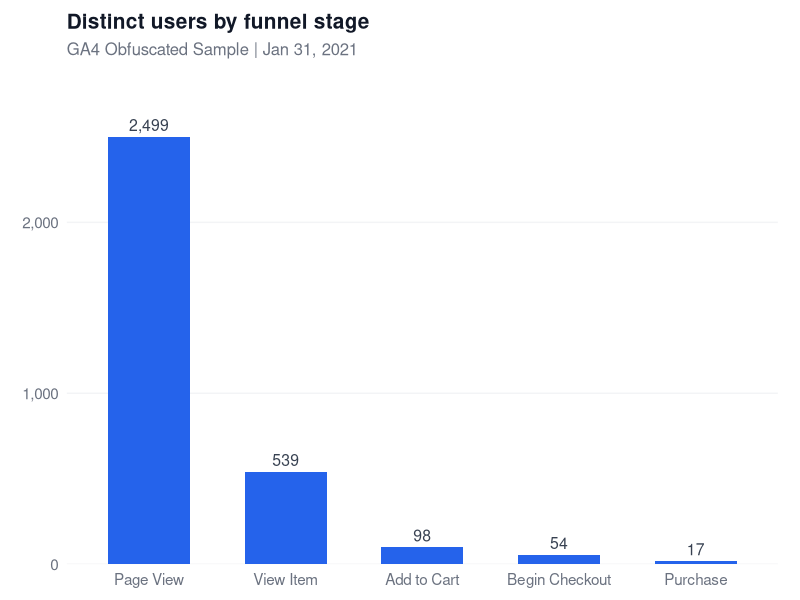
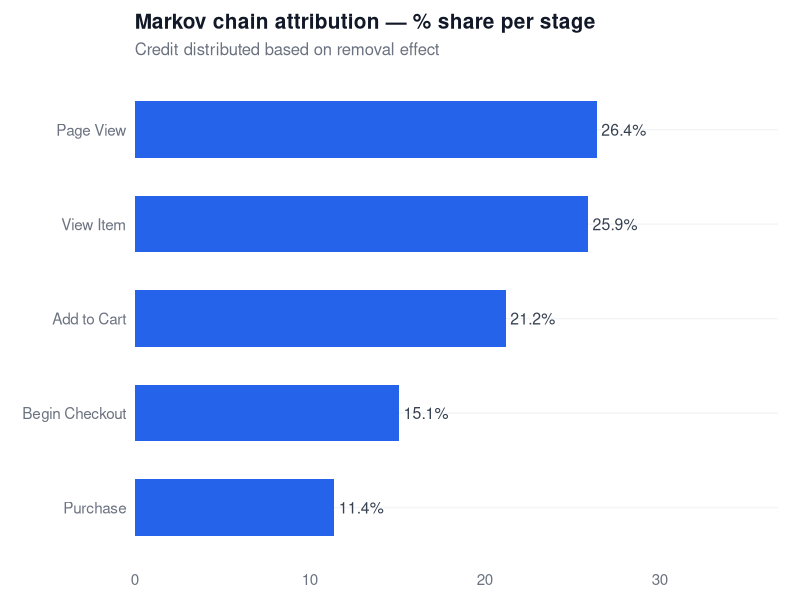
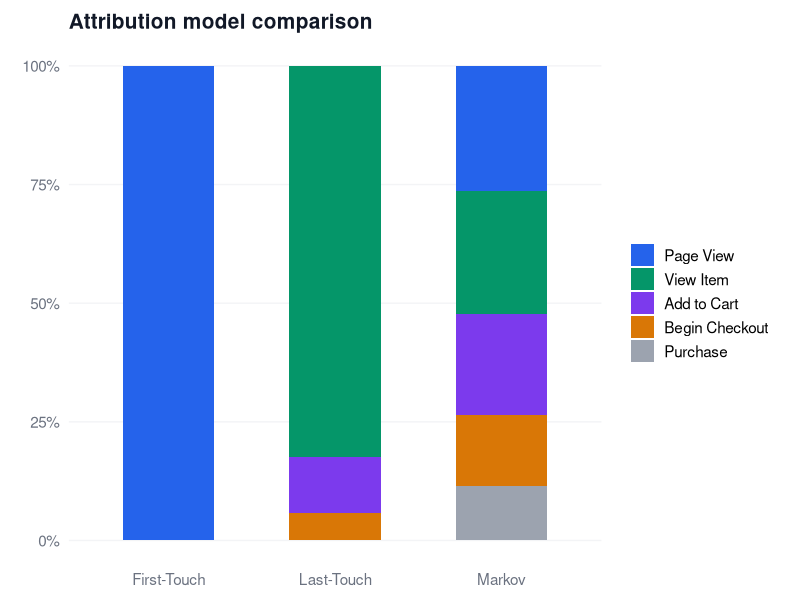

These charts were generated, in order, by the following R code:
## ---- chunk 1
library(dplyr)
library(ggplot2)
library(scales)
library(knitr)
library(kableExtra)

funnel_order <- c("page_view", "view_item", "add_to_cart",
                  "begin_checkout", "purchase")

funnel <- data.frame(
  event_name = factor(funnel_order, levels = funnel_order),
  users      = c(2499, 539, 98, 54, 17),
  cvr        = c("100%", "21.6%", "3.9%", "2.2%", "0.7%"),
  dropoff    = c("—", "78.4%", "81.8%", "44.9%", "68.5%")
)

table_markov <- data.frame(
  channel           = c("page_view","view_item","add_to_cart",
                        "begin_checkout","purchase"),
  total_conversions = c(4, 4, 4, 3, 2),
  percent           = c(26.4, 25.9, 21.2, 15.1, 11.4)
)

theme_slide <- function() {
  theme_minimal(base_size = 14) +
    theme(
      plot.title         = element_text(face = "bold", size = 15,
                                        color = "#111827", margin = margin(b = 6)),
      plot.subtitle      = element_text(size = 12, color = "#6B7280",
                                        margin = margin(b = 10)),
      axis.text          = element_text(size = 11, color = "#6B7280"),
      axis.title         = element_blank(),
      panel.grid.major.x = element_blank(),
      panel.grid.major.y = element_line(color = "#F3F4F6", linewidth = 0.5),
      panel.grid.minor   = element_blank(),
      plot.background    = element_rect(fill = "white", color = NA),
      panel.background   = element_rect(fill = "white", color = NA),
      plot.margin        = margin(10, 16, 8, 16)
    )
}

C_BLUE   <- "#2563EB"
C_GREEN  <- "#059669"
C_PURPLE <- "#7C3AED"
C_AMBER  <- "#D97706"
C_RED    <- "#DC2626"
## ---- chunk 2
ggplot(funnel, aes(x = event_name, y = users)) +
  geom_col(fill = C_BLUE, width = 0.6) +
  geom_text(aes(label = scales::comma(users)),
            vjust = -0.5, size = 4, color = "#374151") +
  scale_x_discrete(labels = c("Page View","View Item",
                               "Add to Cart","Begin Checkout","Purchase")) +
  scale_y_continuous(labels = scales::comma,
                     expand  = expansion(mult = c(0, 0.15))) +
  labs(title    = "Distinct users by funnel stage",
       subtitle = "GA4 Obfuscated Sample | Jan 31, 2021") +
  theme_slide()
## ---- chunk 3
data.frame(
  Stage     = c("page_view → view_item",
                "view_item → add_to_cart",
                "add_to_cart → begin_checkout",
                "begin_checkout → purchase"),
  `Drop-off` = c("78.4%", "81.8%", "44.9%", "68.5%"),
  Priority   = c("Critical", "Critical", "Moderate", "Critical")
) |>
  kable(align = c("l","c","c"), col.names = c("Transition","Drop-off","Priority")) |>
  kable_styling(font_size = 18, full_width = TRUE) |>
  row_spec(c(1,2,4), color = "#a32d2d", bold = TRUE) |>
  row_spec(3, color = "#b45309")
## ---- chunk 4
table_markov |>
  mutate(channel = factor(channel, levels = funnel_order)) |>
  arrange(channel) |>
  ggplot(aes(x = reorder(channel, percent), y = percent)) +
  geom_col(fill = C_BLUE, width = 0.6) +
  geom_text(aes(label = paste0(percent, "%")),
            hjust = -0.1, size = 4, color = "#374151") +
  coord_flip() +
  scale_y_continuous(limits = c(0, 35),
                     expand  = expansion(mult = c(0, 0.05))) +
  scale_x_discrete(labels = c("purchase"       = "Purchase",
                               "begin_checkout" = "Begin Checkout",
                               "add_to_cart"    = "Add to Cart",
                               "view_item"      = "View Item",
                               "page_view"      = "Page View")) +
  labs(title    = "Markov chain attribution — % share per stage",
       subtitle = "Credit distributed based on removal effect") +
  theme_slide()
## ---- chunk 5
comparison <- data.frame(
  channel  = rep(c("Page View","View Item","Add to Cart",
                   "Begin Checkout","Purchase"), 3),
  model    = rep(c("First-Touch","Last-Touch","Markov"), each = 5),
  value    = c(100, 0, 0, 0, 0,
               0, 82.4, 11.8, 5.9, 0,
               26.4, 25.9, 21.2, 15.1, 11.4)
) |>
  mutate(
    channel = factor(channel,
                     levels = c("Page View","View Item","Add to Cart",
                                "Begin Checkout","Purchase")),
    model   = factor(model, levels = c("First-Touch","Last-Touch","Markov"))
  )

ggplot(comparison, aes(x = model, y = value, fill = channel)) +
  geom_col(position = "fill", width = 0.55) +
  scale_y_continuous(labels = percent_format()) +
  scale_fill_manual(values = c(
    "Page View"      = "#2563EB",
    "View Item"      = "#059669",
    "Add to Cart"    = "#7C3AED",
    "Begin Checkout" = "#D97706",
    "Purchase"       = "#9CA3AF"
  )) +
  labs(title = "Attribution model comparison",
       x = NULL, y = "Share", fill = NULL) +
  theme_slide() +
  theme(legend.position = "right",
        legend.text = element_text(size = 11))
